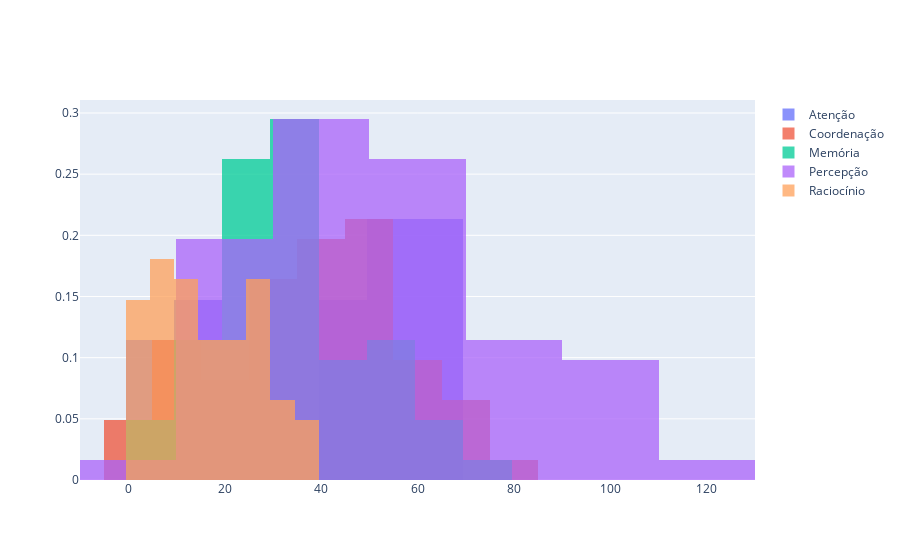

Notebook code for this chart:
### Code cell
# Plot the PMF of the scores
fig = go.Figure()
for game in GAMES:
    fig.add_trace(go.Histogram(x=df[game], histnorm='probability', name=game))
fig.update_layout(barmode='overlay')
fig.update_traces(opacity=0.75)
fig.show()

### Figure 1 — Plotly figure (JSON) as saved in the notebook; plotly's stock layout.template omitted (floating-point values rounded to 4 significant figures)
{"data": [{"histnorm": "probability", "name": "Atenção", "opacity": 0.75, "type": "histogram", "x": [36, 7, 64, 7, 30, 7, 27, 57, 48, 20, 51, 61, 62, 19, 0, 55, 14, 14, 60, 17, 10, 48, 66, 49, 58, 57, 58, 58, 58, 63, 63, 61, 48, 29, 57, 65, 15, 28, 0, 7, 68, 42, 53, 50, 40, 62, 65, 42, 65, 12, 45, 12, 14, 22, 55, 41, 23, 34, 52, 0, 26, null, null, null]}, {"histnorm": "probability", "name": "Coordenação", "opacity": 0.75, "type": "histogram", "x": [19.2, 7.4, 49.4, 30.3, 44.4, 25.5, 14.7, 1.9, 51, 24.5, 35.7, 40.5, 65, 47.5, 12.2, 34.3, 14.4, 14.4, 51, 42.8, 28.8, 26.1, 46, 40, 41.5, 62.7, 71, 74, 49.9, 57, 75.4, 59.3, 49, 24.9, 41.7, 52, 34.9, 52.9, 39, 28.3, 43.9, 3.9, 7.2, 49.3, 57.9, 47.8, 36, 31.4, 71, 0, 47.3, 42, 21.7, 19.6, 34.2, 53, 42.8, 26.8, 55, 61.4, 13.5, null, null, null]}, {"histnorm": "probability", "name": "Memória", "opacity": 0.75, "type": "histogram", "x": [21, 40, 29, 18, 38, 17, 29, 36, 23, 28, 51, 56, 72, 25, 1, 17, 33, 33, 15, 32, 28, 40, 34, 37, 33, 38, 51, 56, 68, 67, 39, 63, 30, 46, 16, 24, 42, 27, 10, 40, 22, 9, 25, 32, 58, 26, 34, 33, 51, 15, 30, 25, 40, 23, 38, 32, 32, 7, 29, 50, 28, null, null, null]}, {"histnorm": "probability", "name": "Percepção", "opacity": 0.75, "type": "histogram", "x": [24.2, 29.7, 98.1, 48.9, 60.8, 55.3, 35.7, 17.5, 49.5, 30.9, 43, 42.9, 98.4, 105.3, 0, 60.6, 54.8, 54.8, 36.1, 53.2, 11.9, 66.7, 121.1, 91.5, 85.5, 60.8, 80.5, 86.4, 104.7, 55, 55, 93, 29.9, 35.1, 60.6, 55.3, 18.4, 37.1, 78.8, 37.4, 86.5, 23.8, 48.7, 66.3, 24.8, 56.8, 24.4, 42.7, 49.5, 18.4, 79.4, 59.9, 17.9, 30.1, 54.3, 86.8, 35.4, 22.5, 36.1, 31.2, 36.1, null, null, null]}, {"histnorm": "probability", "name": "Raciocínio", "opacity": 0.75, "type": "histogram", "x": [12, 15, 21, 7, 18, 3, 4, 7, 17, 12, 4, 37, 37, 10, 0, 11, 26, 26, 27, 28, 5, 25, 29, 34, 30, 7, 18, 19, 29, 26, 35, 21, 18, 23, 23, 20, 4, 13, 11, 10, 22, 12, 5, 13, 11, 5, 9, 3, 22, 2, 16, 3, 30, 5, 5, 2, 28, 5, 5, 29, 31, null, null, null]}], "layout": {"barmode": "overlay"}}
